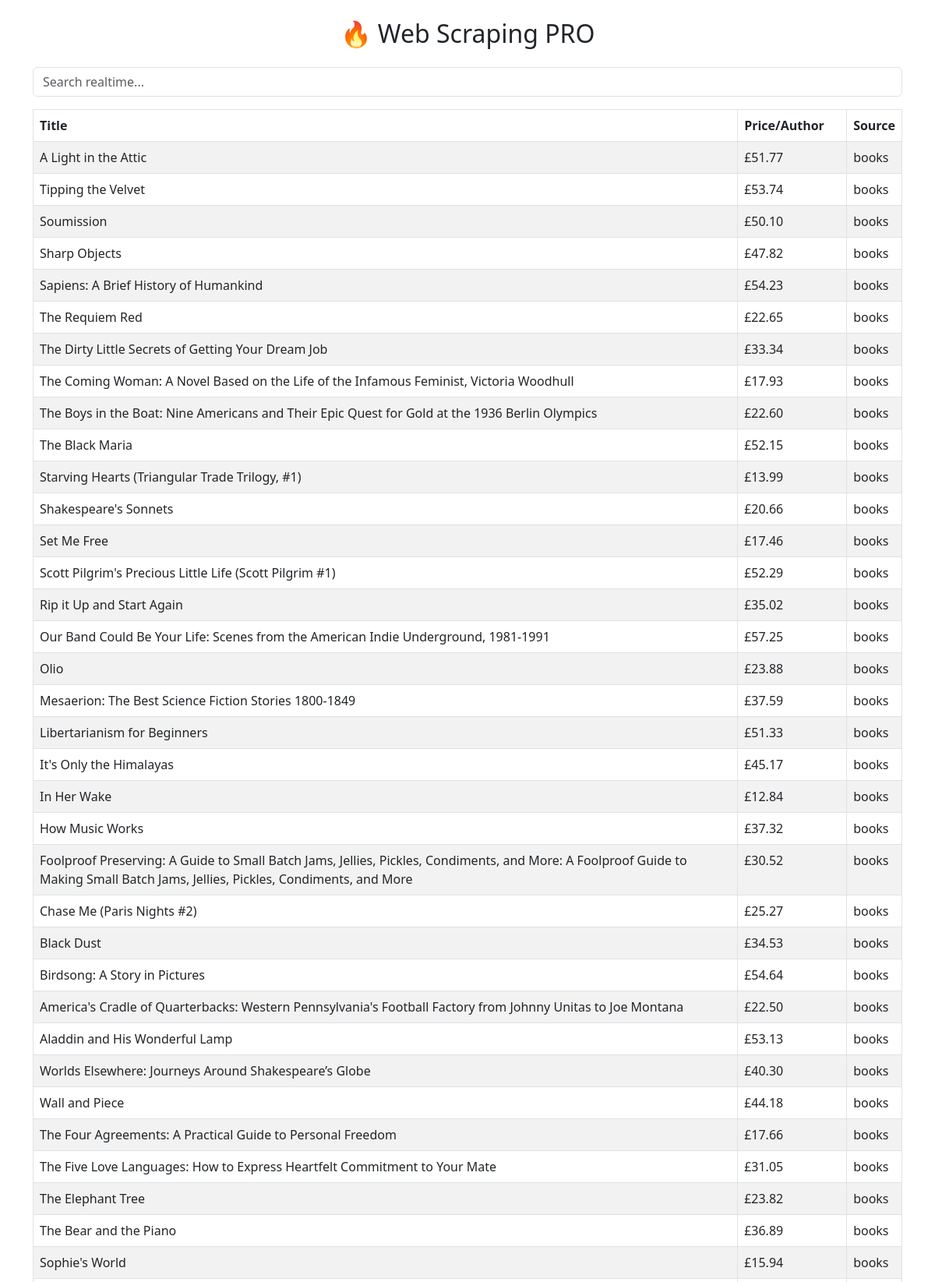
The page / (upper part) on the database its author committed.
### tables this page shows
CREATE TABLE products (
            id INTEGER PRIMARY KEY AUTOINCREMENT,
            title TEXT,
            price TEXT,
            source TEXT
        );

### app.py (the view)
@app.route("/")
def home():
    data = query_db()
    return render_template("index.html", products=data)

### app.py (called while the page is built)
def query_db(keyword=None):
    conn = sqlite3.connect("database/products.db")
    cursor = conn.cursor()
    query = "SELECT title, price, source FROM products WHERE 1=1"
    params = []
    if keyword:
        query += " AND title LIKE ?"
        params.append(f"%{keyword}%")
    cursor.execute(query, params)
    data = cursor.fetchall()
    conn.close()
    return data

### templates/index.html (shortened to what this page needs)
<!DOCTYPE html>
<html>
<head>
    <link href="https://cdn.jsdelivr.net/npm/bootstrap@5.3.0/dist/css/bootstrap.min.css" rel="stylesheet">
</head>
<body class="container mt-4">
<h2 class="text-center mb-4">🔥 Web Scraping PRO</h2>
<input class="form-control mb-3" id="search" onkeyup="searchRealtime()" placeholder="Search realtime...">
<table class="table table-bordered table-striped">
<thead>
<tr>
    <th>Title</th>
    <th>Price/Author</th>
    <th>Source</th>
</tr>
</thead>
<tbody id="table-body">
{% for p in products %}
<tr>
    <td>{{ p[0] }}</td>
    <td>{{ p[1] }}</td>
    <td>{{ p[2] }}</td>
</tr>
{% endfor %}
</tbody>
</table>
</body>
</html>

### rows shown on the page
products: title "A Light in the Attic", price "£51.77", source "books"
products: title "Tipping the Velvet", price "£53.74", source "books"
products: title "Soumission", price "£50.10", source "books"
products: title "Sharp Objects", price "£47.82", source "books"
products: title "Sapiens: A Brief History of Humankind", price "£54.23", source "books"
products: title "The Requiem Red", price "£22.65", source "books"
products: title "The Dirty Little Secrets of Getting Your Dream Job", price "£33.34", source "books"
products: title "The Coming Woman: A Novel Based on the Life of the Infamous Feminist, Victoria Woodhull", price "£17.93", source "books"
products: title "The Boys in the Boat: Nine Americans and Their Epic Quest for Gold at the 1936 Berlin Olympics", price "£22.60", source "books"
products: title "The Black Maria", price "£52.15", source "books"
products: title "Starving Hearts (Triangular Trade Trilogy, #1)", price "£13.99", source "books"
products: title "Shakespeare's Sonnets", price "£20.66", source "books"
products: title "Set Me Free", price "£17.46", source "books"
products: title "Scott Pilgrim's Precious Little Life (Scott Pilgrim #1)", price "£52.29", source "books"
products: title "Rip it Up and Start Again", price "£35.02", source "books"
products: title "Our Band Could Be Your Life: Scenes from the American Indie Underground, 1981-1991", price "£57.25", source "books"
products: title "Olio", price "£23.88", source "books"
products: title "Mesaerion: The Best Science Fiction Stories 1800-1849", price "£37.59", source "books"
products: title "Libertarianism for Beginners", price "£51.33", source "books"
products: title "It's Only the Himalayas", price "£45.17", source "books"
products: title "In Her Wake", price "£12.84", source "books"
products: title "How Music Works", price "£37.32", source "books"
products: title "Foolproof Preserving: A Guide to Small Batch Jams, Jellies, Pickles, Condiments, and More: A Foolproof Guide to Making Small Batch Jams, Jellies, Pickles, Condiments, and More", price "£30.52", source "books"
products: title "Chase Me (Paris Nights #2)", price "£25.27", source "books"
products: title "Black Dust", price "£34.53", source "books"
products: title "Birdsong: A Story in Pictures", price "£54.64", source "books"
products: title "America's Cradle of Quarterbacks: Western Pennsylvania's Football Factory from Johnny Unitas to Joe Montana", price "£22.50", source "books"
products: title "Aladdin and His Wonderful Lamp", price "£53.13", source "books"
products: title "Worlds Elsewhere: Journeys Around Shakespeare’s Globe", price "£40.30", source "books"
products: title "Wall and Piece", price "£44.18", source "books"
products: title "The Four Agreements: A Practical Guide to Personal Freedom", price "£17.66", source "books"
products: title "The Five Love Languages: How to Express Heartfelt Commitment to Your Mate", price "£31.05", source "books"
products: title "The Elephant Tree", price "£23.82", source "books"
products: title "The Bear and the Piano", price "£36.89", source "books"
products: title "Sophie's World", price "£15.94", source "books"
